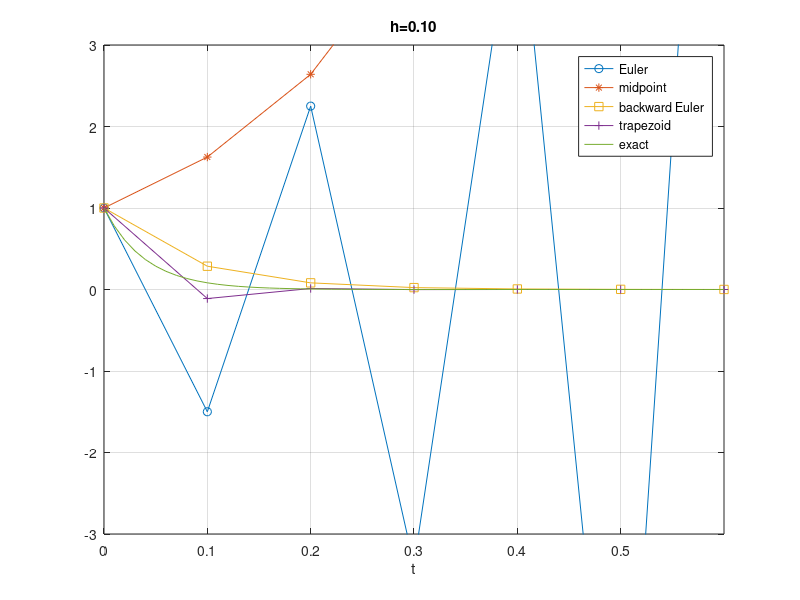
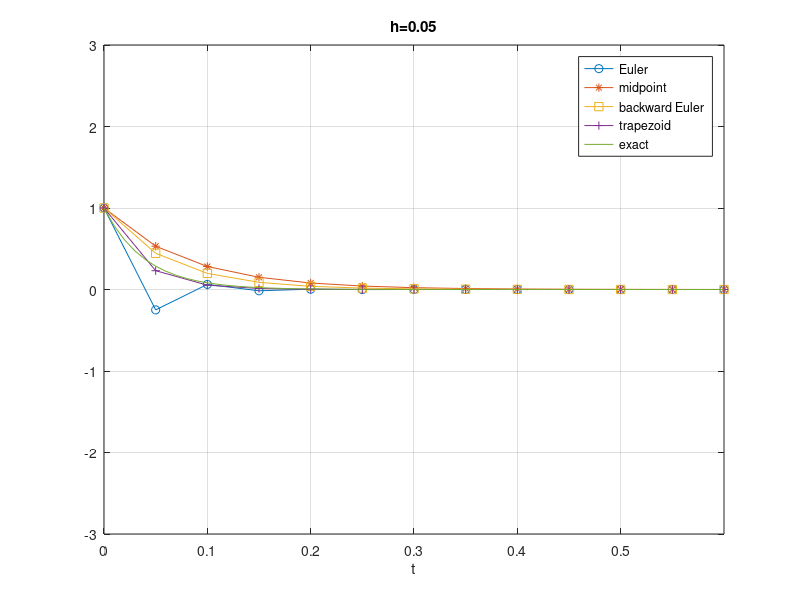

Here is the MATLAB script that generated these plots, in order:
% FASTDECAY  Compare explicit and implicit methods on
%   y' = - 25 y,  y(0)=1
% with h=0.1 and then h=0.05, to compute y(0.6)

r = 25;
f = @(y) - r * y;
y0 = 1;
T = 0.6;

tf = 0:0.01:T;
yexact = exp(-r * tf);

for h = [0.1 0.05]
    t = 0:h:T;
    ye = zeros(size(t));
    ye(1) = y0;
    ym = ye;
    yb = ye;
    yt = ye;
    for k = 1:length(t)-1
        ye(k+1) = ye(k) + h * f(ye(k));
        ym(k+1) = ym(k) + h * f(ym(k) + (h/2) * f(ym(k)));
        yb(k+1) = (1 / (1 + r * h)) * yb(k);
        yt(k+1) = ((1 - (r/2) * h) / (1 + (r/2) * h)) * yt(k);
    end
    figure()
    plot(t,ye,'o-',t,ym,'*-',t,yb,'s-',t,yt,'+-',tf,yexact)
    xlabel t,  grid on
    legend('Euler', 'midpoint', 'backward Euler', 'trapezoid', 'exact')
    axis([0 T -3 3])
    title(sprintf('h=%.2f', h))
end
figure(1), print -dpng bad.png
figure(2), print -dpng good.png
